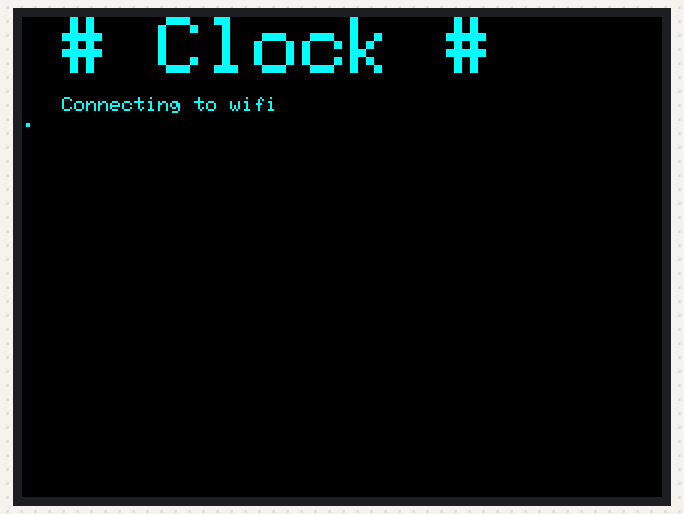
Recording of a sketch running on a simulated ESP32-S3. On the bench: 320×240 colour display. WiFi joins after 1.5 s; servers stay silent unless stated; the local clock reads 2024-03-15 10:24:30 at power-on unless the sketch sets it; what the sketch prints to the serial monitor is not drawn.

Above: at 0.8 s.
At 1.8 s:
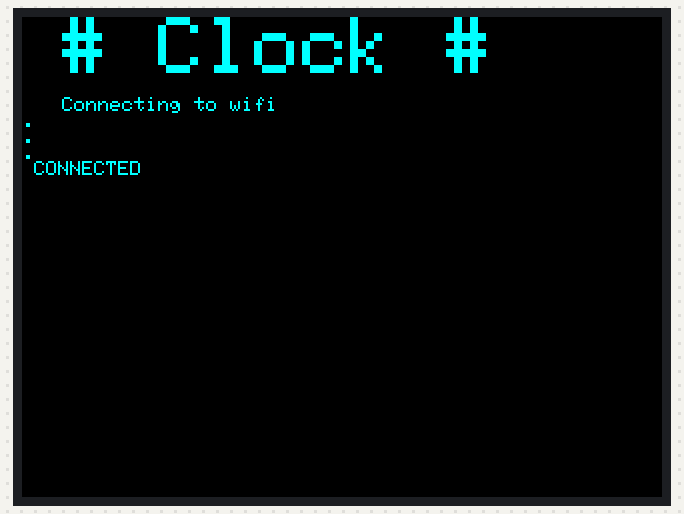
At 7.9 s:
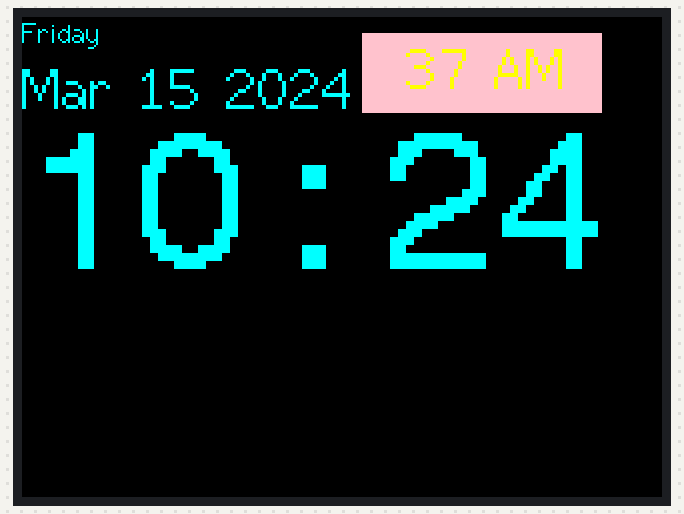
At 14.6 s:
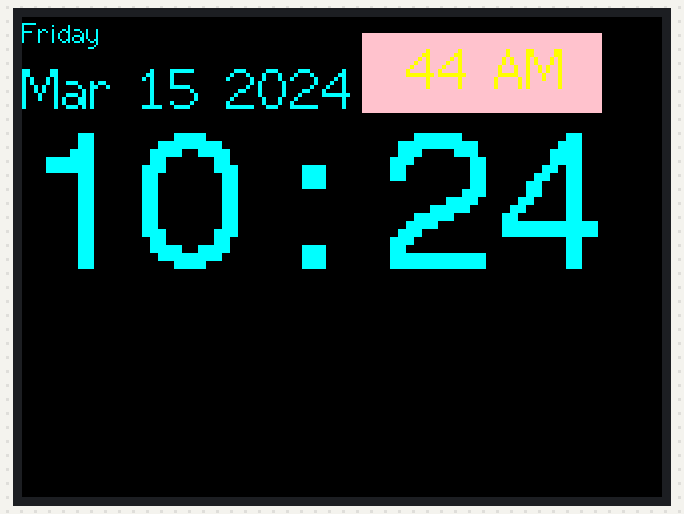
At 22.4 s:
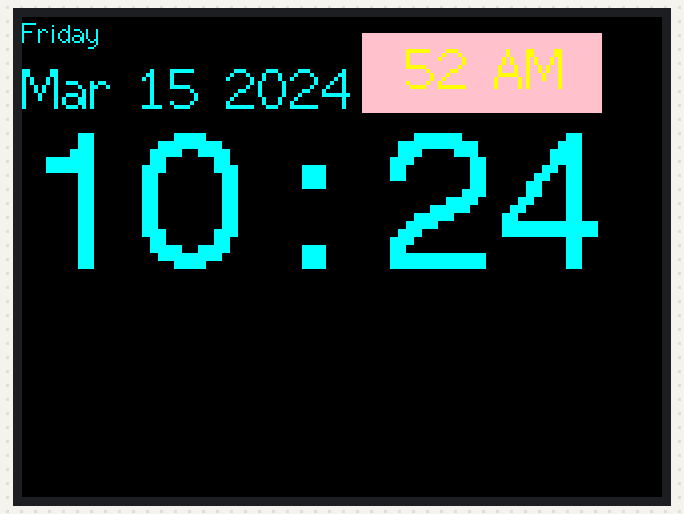
At 38.1 s:
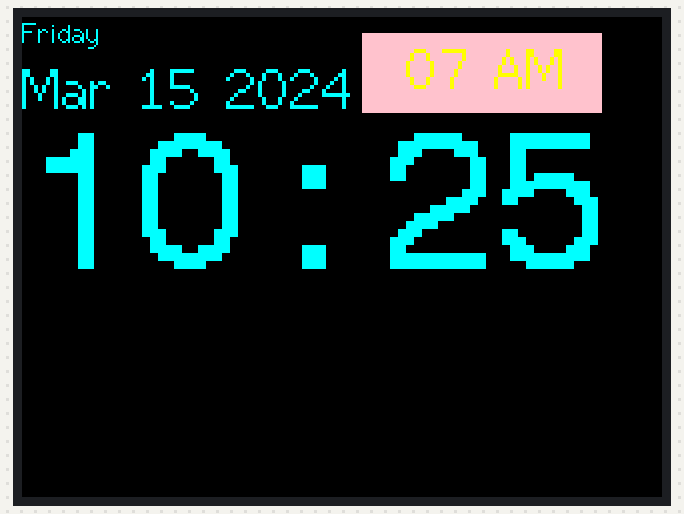

Measured:
- what the display in image 1 shows lasts 6.2 s, from 1.7 s to 7.9 s
- what the display in image 2 shows lasts 1.1 s, from 7.9 s to 9.0 s

The sketch:

esp32s3_clock_netSyncTime.ino
```cpp
#include <TFT_eSPI.h> // Graphics and font library for ST7735 driver chip
#include <SPI.h>
#include <WiFi.h>
#include "time.h"

const char* ssid       = "YOUR_WIFI_SSID";
const char* password   = "YOUR_WIFI_PASS";

//const char* ntpServer = "pool.ntp.org";
const char* ntpServer = "time3.google.com";
const long  gmtOffset_sec = 19800;
const int   daylightOffset_sec = 0;


TFT_eSPI tft = TFT_eSPI();  // Invoke library, pins defined in User_Setup.h

#define TFT_BLACK 0x0000 // black

void setup(void) {
  tft.init();
  tft.setRotation(1);  // 0–3; try different values if display is upside down
  tft.fillScreen(TFT_BLACK);
  tft.setTextSize(4);
  tft.setTextColor(TFT_CYAN, TFT_BLACK);
  tft.setCursor(20, 0);
  tft.println("# Clock #");

  Serial.begin(115200);
  tft.setCursor(20, 40);

  tft.setTextSize(1);

  Serial.printf("Connecting to %s ", ssid);
  tft.println("Connecting to wifi");
  WiFi.begin(ssid, password);
  while (WiFi.status() != WL_CONNECTED) {
      delay(500);
      Serial.print(".");
      tft.println(".");
  }
  Serial.println(" CONNECTED");
  tft.println(" CONNECTED ");


  configTime(gmtOffset_sec, daylightOffset_sec, ntpServer);
  //printLocalTime();

  sleep(5);

  WiFi.disconnect(true);
  WiFi.mode(WIFI_OFF);

}

void loop() {

delay(1000);
printLocalTime();
//printTime();
}


void printTime(){
  struct tm timeinfo;
  if(!getLocalTime(&timeinfo)){
    Serial.println("Failed to obtain time");
    return;
  }

  tft.fillScreen(TFT_BLACK);

  tft.setTextDatum(MC_DATUM);

  tft.drawString(
    String(timeinfo.tm_hour) + ":" +
    String(timeinfo.tm_min) + ":" +
    String(timeinfo.tm_sec),
    60,//tft.width() / 2,
    60,//tft.height() / 2,
    16
  );
}

void printLocalTime()
{
  struct tm timeinfo;
  if(!getLocalTime(&timeinfo)){

    tft.setCursor(0, 0, 2);
    tft.setTextColor(TFT_CYAN, TFT_BLACK);
    tft.setTextSize(1);
    tft.println("Failed to obtain time");

    setup();

    return;
  }

  tft.fillScreen(TFT_BLACK);
  tft.setCursor(0, 0, 2);
  //tft.setTextColor(TFT_WHITE,TFT_BLACK);
  tft.setTextColor(TFT_CYAN, TFT_BLACK);
  tft.setTextSize(1);
  tft.println(&timeinfo, "%A");

  tft.setCursor(0, 20, 2);
  //tft.setTextColor(TFT_WHITE,TFT_BLACK);
  tft.setTextColor(TFT_CYAN, TFT_BLACK);
  tft.setTextSize(2);
  tft.println(&timeinfo, "%h %d %Y");

  tft.setCursor(0, 50, 4);
  //tft.setTextColor(TFT_WHITE,TFT_BLACK);
  tft.setTextColor(TFT_CYAN, TFT_BLACK);
  tft.setTextSize(4);
  tft.println(&timeinfo, "%I : %M");

  tft.fillRect(170, 8, 120, 40, TFT_PINK);

  tft.setCursor(180, 10, 2);
  //tft.setTextColor(TFT_WHITE,TFT_BLACK);
  tft.setTextColor(TFT_YELLOW, TFT_BLACK);
  tft.setTextSize(2);
  tft.println(&timeinfo, " %S %p ");


}

  
```
